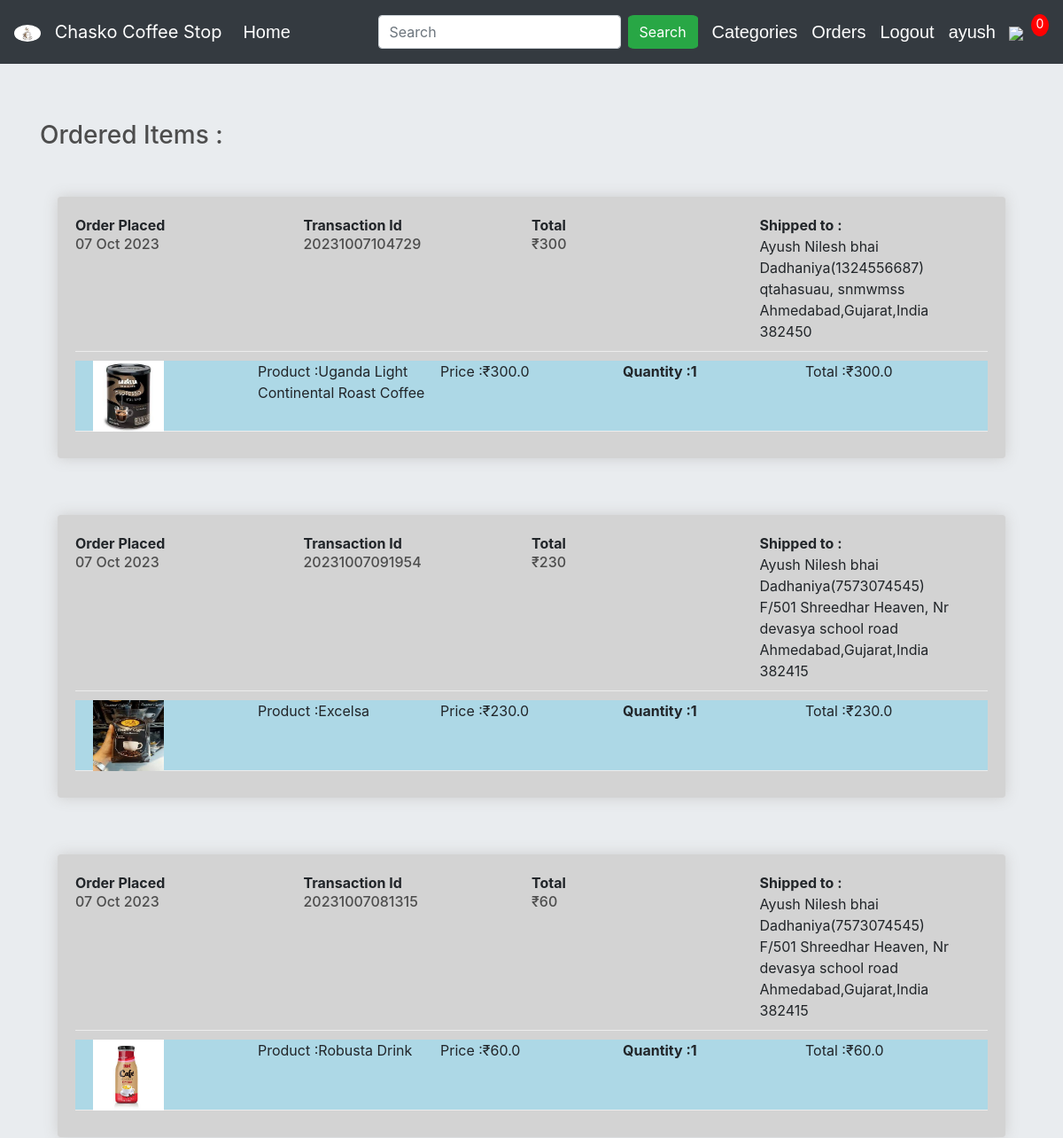
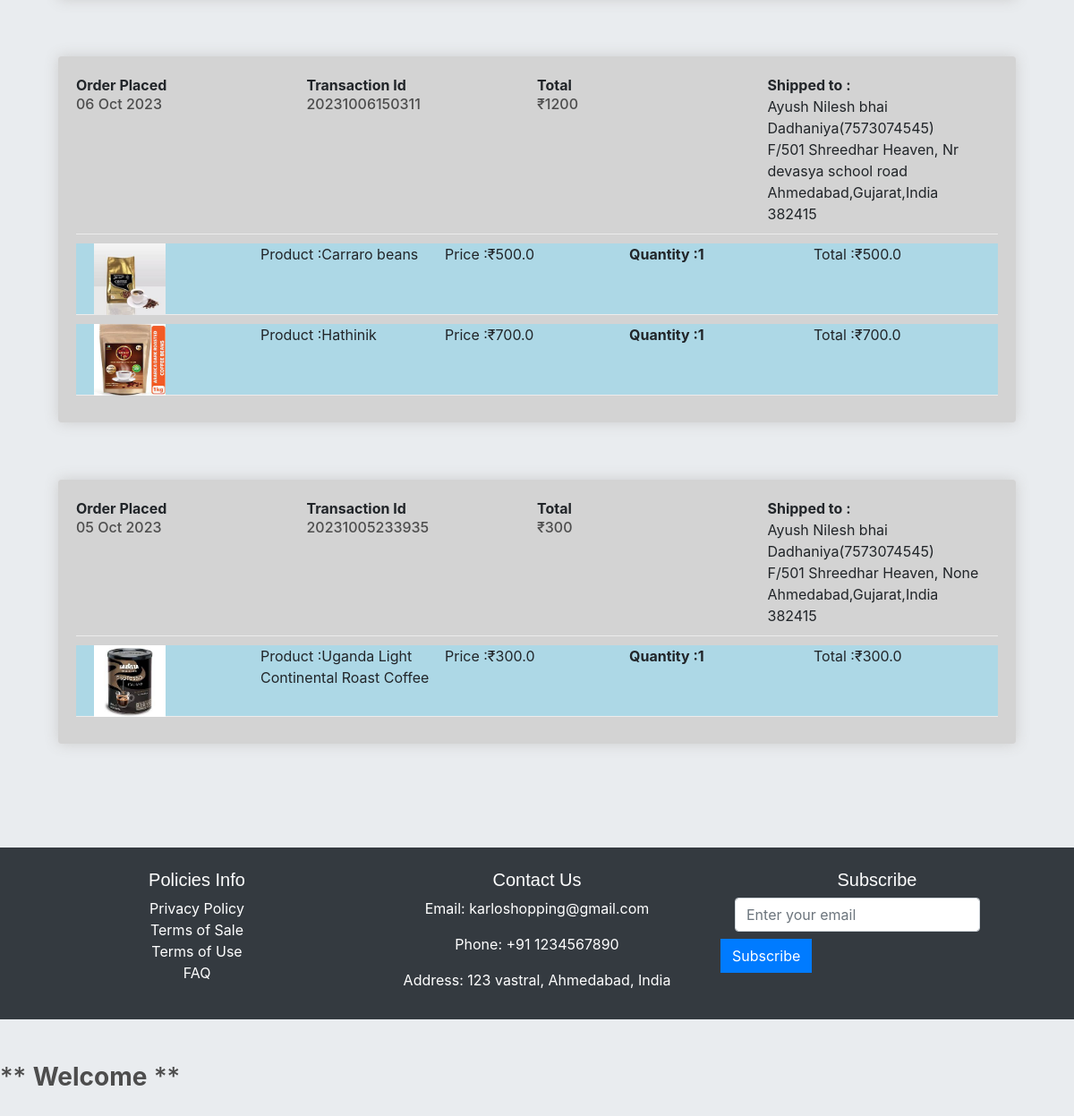
The app's page /order_details/ (signed in) with its own data (2 pictures, top to bottom).
### store/models.py (models this page shows, shortened)
class FullOrder(models.Model):
    user = models.ForeignKey(User,on_delete=models.CASCADE,null=True)
    recepient_fullname = models.CharField(max_length=100, null=True, blank=False)
    phone_no = models.IntegerField(null=True, blank=False)
    address_line1 = models.CharField(max_length=200, null=True, blank=False)
    address_line2 = models.CharField(max_length=100, null=True, blank=True)
    city = models.CharField(max_length=200, null=True,blank=False)
    state = models.CharField(max_length=200, null=True,blank=False)
    country = models.CharField(max_length=100, null=True, blank=False)
    zipcode = models.CharField(max_length=200, null=True,blank=False)
    amount = models.IntegerField(null=True,blank=True)
    transaction_id = models.CharField(max_length=100,null=True,blank=False)
    date_ordered = models.DateTimeField(auto_now_add=True,null=True,blank=True)

class Purchased_item(models.Model):
    user = models.ForeignKey(User,on_delete=models.CASCADE,null=True)
    order = models.ForeignKey(FullOrder,on_delete=models.CASCADE,null=True)
    quantity = models.IntegerField(default=0, blank=True, null=True)
    name = models.CharField(max_length=100, blank=False, name=False)
    price = models.FloatField(blank=False, null=True)
    image = models.ImageField(null=True, blank=True)
    description = models.TextField(null=True, blank=True)
    @property
    def get_imageURL(self):
        try:
            url = self.image.url
        except:
            url = ''
        return url
    @property
    def get_total(self):
        total = self.price * self.quantity
        return total

### store/views.py (the view)
# urls.py: path('order_details/',views.order_details,name='order_details'),
def order_details(request):
    if not request.user.is_authenticated:
        return HttpResponseRedirect(reverse('user_login'))
    total_item_cart = 0
    if request.user.is_authenticated:
        items = OrderItem.objects.filter(user=request.user)
        for item in items:
            total_item_cart += item.quantity
    orders = FullOrder.objects.filter(user=request.user).order_by('-date_ordered')
    ordered = []
    for order in orders:
        tt = []
        items = Purchased_item.objects.filter(order=order)
        for item in items:
            tt.append(item)
        ordered.append({'order': order, 'items': tt})
    product_categories = ProductCategories.objects.all()
    context = {
        'product_categories': product_categories,
        'ordered': ordered,
        'total_item_cart': total_item_cart,
    }
    return render(request,'store/order_details.html',context)

### store/templates/store/order_details.html
{% extends 'store/main.html' %}
{% block content %}
    <h3>Ordered Items : </h3>
    <br>
    <div>
        {% if request.user.is_authenticated %}
            {% for order in ordered %}
                <div class="box-element" style="background-color: lightgray">
                        <div class="cart-row">
                            <div style="flex:1">
                                <strong>Order Placed</strong>
                                <h6>{{ order.order.date_ordered | date:"d M Y"}} </h6>
                            </div>
                            <div style="flex:1">
                                <strong>Transaction Id</strong>
                                <h6>{{order.order.transaction_id}}</h6>
                            </div>
                            <div style="flex:1">
                                <strong>Total</strong>
                                <h6>&#8377;{{order.order.amount}}</h6>
                            </div>
                            <div style="flex:1">
                                <strong>Shipped to :</strong>
                                <div>{{order.order.recepient_fullname}}({{order.order.phone_no}})</div>
                                <div>{{order.order.address_line1}}, {{order.order.address_line2}}</div>
                                <div>{{order.order.city}},{{order.order.state}},{{order.order.country}}</div>
                                <div>{{order.order.zipcode}}</div>
                            </div>
                        </div>
                    {% for item in order.items %}
                        <div class="cart-row" style="background-color: lightblue;height: 80px">
                            <div style="flex:1"><img style="width: 80px; height: 80px;margin-left: 20px" class="row-image" src="{{item.get_imageURL}}"></div>
                            <div style="flex:1"><p>Product :{{item.name}}</p></div>
                            <div style="flex:1"><p>Price :&#8377;{{item.price}}</p></div>
                            <div style="flex:1">
                                <p class="quantity">Quantity :{{item.quantity}}</p>
                            </div>
                            <div style="flex:1"><p>Total :₹{{item.get_total}}</p></div>
                        </div>
                    {% endfor %}
                </div>
                <br>
            {% endfor %}
            <br>
        {% endif %}
    </div>
    <br><br>
{% endblock %}

### store/templates/store/main.html (shortened to what this page needs)
<!DOCTYPE html>
{% load static %}
<html>
<head>
	<link rel="stylesheet" href="https://stackpath.bootstrapcdn.com/bootstrap/4.4.1/css/bootstrap.min.css">
	<link rel="stylesheet" href="https://maxcdn.bootstrapcdn.com/bootstrap/4.0.0/css/bootstrap.min.css">
	<link rel="stylesheet" href="https://cdnjs.cloudflare.com/ajax/libs/font-awesome/5.14.0/css/all.min.css" />
	<link rel="stylesheet" type="text/css" href="{% static 'store/css/main.css' %}">
</head>
<body>
	<nav class="navbar navbar-expand-lg navbar-dark bg-dark">
		<a class="navbar-brand" href="{% url 'store' %}" style="color: white">
		  <img src="static/images/logo.png" alt="@" class="logo"> Chasko Coffee Stop
		</a>
	  <div class="collapse navbar-collapse" id="navbarSupportedContent">
	    <ul class="navbar-nav mr-auto">
	      <li class="nav-item active">
	        <h5><a class="nav-link" href="{% url 'store' %}" style="color: white">Home <span class="sr-only">(current)</span></a></h5>
	      </li>
	    </ul>
	    <div class="form-inline my-2 my-lg-0">
	    	<form method="get" action="{% url 'search' %}" class="form-inline my-2 my-lg-0">
					<input type="search" name="search" aria-label="Search" placeholder="Search" class="form-control mr-sm-2">
					<button class="btn btn-success my-2 mr-sm-3" type="submit" style="border-radius:10%;">Search</button>
			</form>
			<div class="dropdown mr-sm-3">
					  <h5><a style="color: white">Categories</a></h5>
			</div>
	    	{% if request.user.is_authenticated %}
	     		<h5 class="mr-sm-3"><a href="{% url 'order_details' %}" style="color: white">Orders</a></h5>
	     		<h5 class="mr-sm-3"><a href="{% url 'user_logout' %}" style="color: white">Logout</a></h5>
		    	<h5 style="color:white">{{request.user.username}}</h5>
	     	{% else %}
	     		<h5 class="mr-sm-3"><a href="{% url 'user_login' %}" style="color: white">Login</a></h5>
	     		<div>
		     		<h5 class="mr-sm-3"><a href="{% url 'register' %}" style="color: white">SignUp</a></h5>
	     		</div>
	     	{% endif %}
	     	<a href="{% url 'cart' %}">
	    		<img  id="cart-icon" src="{% static 'images/cart.png' %}">
	    	</a>
	    	<p id="cart-total">{{total_item_cart}}</p>
	    </div>
	  </div>
	</nav>
	<div class="jumbotron jumbotron-fluid">
		<div class="container container-fluid">
			{% block content %}
 			{% endblock %}
		</div>
		<footer class="bg-dark text-white text-center py-3">
			<div class="container">
				<div class="row">
					<div class="col-md-4">
						<h5>Policies Info</h5>
						Privacy Policy<br>
                        Terms of Sale<br>
                        Terms of Use<br>
                        FAQ
					</div>
					<div class="col-md-4">
						<h5>Contact Us</h5>
						<p>Email: karloshopping@gmail.com</p>
						<p>Phone: +91 1234567890</p>
						<p>Address: 123 vastral, Ahmedabad, India</p>
					</div>
					<div class="col-md-4">
						<h5>Subscribe</h5>
						<form action="#" method="post" class="form-inline">
							<div class="form-group mx-sm-3 mb-2">
								<input type="email" class="form-control" id="subscribeEmail" name="email" placeholder="Enter your email" required>
							</div>
							<button type="submit" class="btn btn-primary mb-2">Subscribe</button>
						</form>
						</div>
				</div>
			</div>
		</footer>
		<marquee><h3 class="mt-5">** <b>Welcome</b> **</h3></marquee>
	</div>
</body>
</html>

### static/store/css/main.css (style rules this page uses)
body { background-color: hsl(0, 0%, 98%); }
h1,h2,h3,h4,h6 { color:hsl(0, 0%, 30%); }
h5 { font-family:sans-serif; margin-top:8px; }
.box-element { box-shadow:hsl(0, 0%, 80%) 0 0 16px; background-color: #fff; border-radius: 4px; padding: 20px; margin:20px; }
#cart-icon { width:25px; display: inline-block; margin-left: 15px; }
#cart-total { display: block; text-align: center; color:#fff; background-color: red; width: 20px; height: 25px; border-radius: 100%; font-size: 14px; }
.btn { border-radius: 0; }
.row-image { width: 100px; }
.cart-row { display: flex; align-items: flex-stretch; padding-bottom: 10px; margin-bottom: 10px; border-bottom: 1px solid #ececec; }
.quantity { display: inline-block; font-weight: 700; padding-right:10px; }

### store/templates/store/main.html (style rules this page uses)
.dropdown { position: relative; display: inline-block; }
.logo { width: 30px; margin-right: 10px; vertical-align: middle; border-radius:100%; }

### records on screen
FullOrder: order.date_ordered "07 Oct 2023", order.transaction_id "20231007104729", order.amount "300", order.recepient_fullname "Ayush Nilesh bhai Dadhaniya", order.phone_no "1324556687", order.address_line1 "qtahasuau", order.address_line2 "snmwmss", order.city "Ahmedabad", order.state "Gujarat", order.country "India", order.zipcode "382450"
Purchased_item: get_imageURL (picture), name "Uganda Light Continental Roast Coffee", price "300.0", quantity "1", get_total "300.0"
FullOrder: order.date_ordered "07 Oct 2023", order.transaction_id "20231007091954", order.amount "230", order.recepient_fullname "Ayush Nilesh bhai Dadhaniya", order.phone_no "7573074545", order.address_line1 "F/501 Shreedhar Heaven", order.address_line2 "Nr devasya school road", order.city "Ahmedabad", order.state "Gujarat", order.country "India", order.zipcode "382415"
Purchased_item: get_imageURL (picture), name "Excelsa", price "230.0", quantity "1", get_total "230.0"
FullOrder: order.date_ordered "07 Oct 2023", order.transaction_id "20231007081315", order.amount "60", order.recepient_fullname "Ayush Nilesh bhai Dadhaniya", order.phone_no "7573074545", order.address_line1 "F/501 Shreedhar Heaven", order.address_line2 "Nr devasya school road", order.city "Ahmedabad", order.state "Gujarat", order.country "India", order.zipcode "382415"
Purchased_item: get_imageURL (picture), name "Robusta Drink", price "60.0", quantity "1", get_total "60.0"
FullOrder: order.date_ordered "06 Oct 2023", order.transaction_id "20231006150311", order.amount "1200", order.recepient_fullname "Ayush Nilesh bhai Dadhaniya", order.phone_no "7573074545", order.address_line1 "F/501 Shreedhar Heaven", order.address_line2 "Nr devasya school road", order.city "Ahmedabad", order.state "Gujarat", order.country "India", order.zipcode "382415"
Purchased_item: get_imageURL (picture), name "Carraro beans", price "500.0", quantity "1", get_total "500.0"
Purchased_item: get_imageURL (picture), name "Hathinik", price "700.0", quantity "1", get_total "700.0"
FullOrder: order.date_ordered "05 Oct 2023", order.transaction_id "20231005233935", order.amount "300", order.recepient_fullname "Ayush Nilesh bhai Dadhaniya", order.phone_no "7573074545", order.address_line1 "F/501 Shreedhar Heaven", order.address_line2 "None", order.city "Ahmedabad", order.state "Gujarat", order.country "India", order.zipcode "382415"
Purchased_item: get_imageURL (picture), name "Uganda Light Continental Roast Coffee", price "300.0", quantity "1", get_total "300.0"

### other values on screen
{{ request.user.username }} "ayush"
{{ total_item_cart }} "0"
